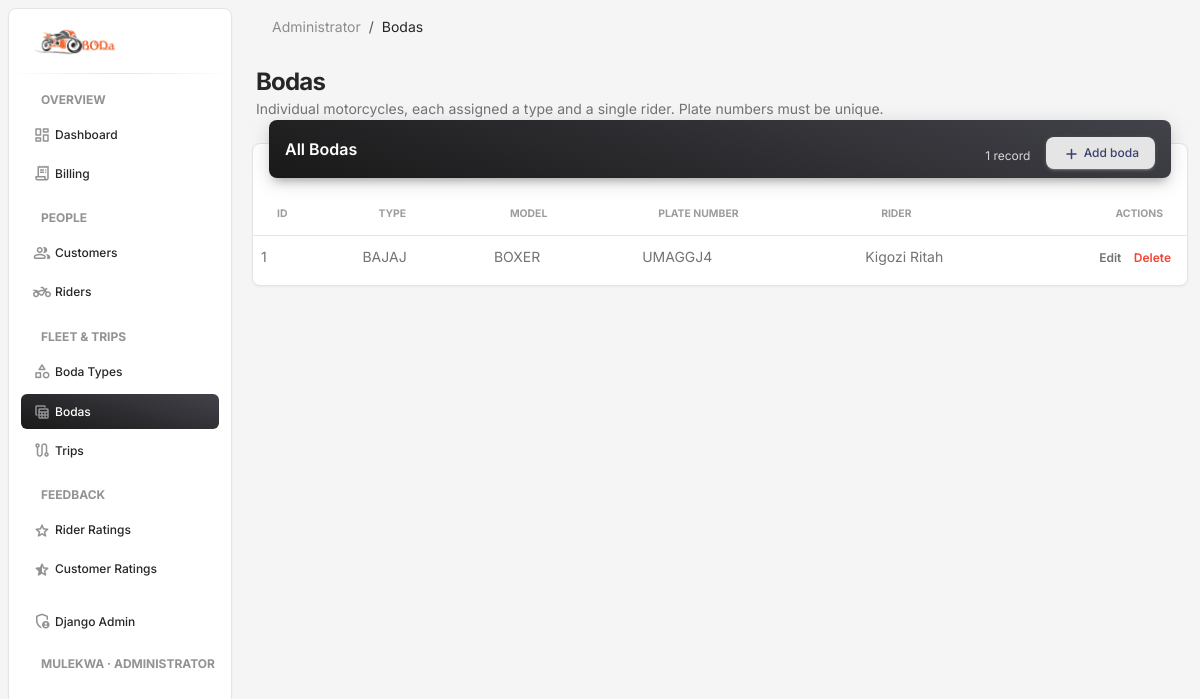
/boda/ (signed in), run on the app's committed database.
### bodaapp/models.py (models this page shows)
class Boda(models.Model):
    boda_id = models.AutoField(primary_key=True)
    boda_type = models.ForeignKey(BodaType, on_delete=models.PROTECT, db_column="boda_type_id")
    model = models.CharField(max_length=50)
    plate_number = models.CharField(max_length=20, unique=True)
    rider = models.ForeignKey(Rider, on_delete=models.PROTECT, db_column="rider_id")
    def __str__(self):
        return f"{self.plate_number} — {self.model}"

class BodaType(models.Model):
    boda_type_id = models.AutoField(primary_key=True)
    type_name = models.CharField(max_length=50, unique=True)
    def __str__(self):
        return self.type_name

class Rider(models.Model):
    rider_id = models.AutoField(primary_key=True)
    first_name = models.CharField(max_length=50)
    last_name = models.CharField(max_length=50)
    contact = models.CharField(max_length=15, unique=True)
    license = models.CharField(max_length=30, unique=True)
    experience_years = models.IntegerField()
    age = models.IntegerField()
    gender = models.CharField(max_length=6)
    home_location = models.CharField(max_length=100)
    def __str__(self):
        return f"{self.first_name} {self.last_name}"

### bodaapp/views.py (the view)
# urls.py: path('boda/', views.boda_view, name='boda'),
@role_required("admin")
def boda_view(request, pk=None):
    editing = get_object_or_404(Boda, pk=pk) if pk else None
    form, done = process_form(request, BodaForm, editing, "boda", "boda")
    if done:
        return done
    return render(request, "staff/boda.html", {
        "form": form, "editing": editing,
        "bodas": Boda.objects.select_related("boda_type", "rider").order_by("-pk"),
    })

### bodaapp/access.py (called while the page is built, shortened)
def get_role(user):
    if not user.is_authenticated:
        return None
    if user.is_staff or user.is_superuser:
        return "admin"

def role_required(*roles):
    def decorator(view):
        @wraps(view)
        def wrapper(request, *args, **kwargs):
            if not request.user.is_authenticated:
                return redirect_to_login(request.get_full_path())
            if get_role(request.user) not in roles:
                messages.error(request, "You don't have access to that page.")
                return redirect("index")
            return view(request, *args, **kwargs)
        return wrapper
    return decorator

### bodaapp/context_processors.py (called while the page is built)
def navigation(request):
    user = getattr(request, "user", None)
    role = get_role(user) if user is not None else None
    match = getattr(request, "resolver_match", None)
    name = match.url_name if match and match.url_name else ""
    if name.endswith("_edit"):
        name = name[: -len("_edit")]
    return {"role": role, "role_label": ROLE_LABELS.get(role, ""), "active": name}

### bodaapp/views.py (called while the page is built, shortened)
def process_form(request, form_class, instance, url_name, noun):
    if request.method != "POST":
        return form_class(instance=instance), None

### templates/staff/boda.html (shortened to what this page needs)
{% extends 'base.html' %}
{% block content %}
{% include 'partials/page_header.html' with title="Bodas" lede="Individual motorcycles, each assigned a type and a single rider. Plate numbers must be unique." %}
<div class="container-fluid py-3">
  <div class="row">
    <div class="col-12 mb-4">
      <div class="card">
        <div class="card-header p-0 position-relative mt-n4 mx-3 z-index-2">
          <div class="bg-gradient-dark shadow-dark border-radius-lg pt-3 pb-2 d-flex justify-content-between pe-3">
            <h6 class="text-white text-capitalize ps-3">All bodas</h6>
            <div class="d-flex align-items-center gap-3"><span class="text-white text-xs opacity-8 mt-1">{{ bodas|length }} record{{ bodas|length|pluralize }}</span><button type="button" class="btn btn-sm btn-light mb-0" data-bs-toggle="modal" data-bs-target="#recordModal"><i class="material-symbols-rounded align-middle" style="font-size:18px">add</i> Add boda</button></div>
          </div>
        </div>
        <div class="card-body px-0 pb-2">
          <div class="table-responsive p-0">
            <table class="table align-items-center mb-0">
              <thead>
                <tr>
                  <th class="text-uppercase text-secondary text-xxs font-weight-bolder opacity-7">ID</th>
                  <th class="text-uppercase text-secondary text-xxs font-weight-bolder opacity-7">Type</th>
                  <th class="text-uppercase text-secondary text-xxs font-weight-bolder opacity-7">Model</th>
                  <th class="text-uppercase text-secondary text-xxs font-weight-bolder opacity-7">Plate number</th>
                  <th class="text-uppercase text-secondary text-xxs font-weight-bolder opacity-7">Rider</th>
                  <th class="text-uppercase text-secondary text-xxs font-weight-bolder opacity-7 text-end pe-4">Actions</th>
                </tr>
              </thead>
              <tbody>
                {% for b in bodas %}
                <tr{% if editing and editing.pk == b.pk %} class="table-active"{% endif %}>
                  <td class="text-sm">{{ b.pk }}</td>
                  <td class="text-sm">{{ b.boda_type.type_name }}</td>
                  <td class="text-sm">{{ b.model }}</td>
                  <td class="text-sm">{{ b.plate_number }}</td>
                  <td class="text-sm">{{ b.rider }}</td>
                  {% include 'partials/row_actions.html' with edit_url="boda_edit" delete_url="boda_delete" pk=b.pk label=b noun="boda" %}
                </tr>
                {% empty %}
                <tr><td colspan="6" class="text-center text-secondary py-4 text-sm">No bodas yet — click “Add boda” to create the first one.</td></tr>
                {% endfor %}
              </tbody>
            </table>
          </div>
        </div>
      </div>
    </div>
  </div>
</div>
{% endblock %}

### templates/partials/nav_account.html (shortened to what this page needs)
<li class="nav-item mt-3">
  <h6 class="ps-4 ms-2 text-uppercase text-xs text-dark font-weight-bolder opacity-5">{{ user.get_username }}{% if role_label %} · {{ role_label }}{% endif %}</h6>
</li>

### templates/partials/row_actions.html (shortened to what this page needs)
<td class="text-end pe-3 text-nowrap">
  <a href="{% url edit_url pk %}" class="text-secondary font-weight-bold text-xs me-2">Edit</a>
  <form method="post" action="{% url delete_url pk %}" class="d-inline"
        onsubmit="return confirm('Delete {{ noun|escapejs }} “{{ label|escapejs }}”? This cannot be undone.');">
    <button type="submit" class="btn btn-link text-danger font-weight-bold text-xs p-0 mb-0">Delete</button>
  </form>
</td>

### data on the page
Boda: pk "1", boda_type.type_name "BAJAJ", model "BOXER", plate_number "UMAGGJ4", rider "Kigozi Ritah"

### other printed values
{{ label }} "Dashboard Billing Customers Riders Boda Types Bodas Trips Rider Ratings Customer Ratings"
{{ user.get_username }} "MULEKWA"
{{ role_label }} "ADMINISTRATOR"
{{ role_label|default:"Home" }} "Administrator"
{{ title }} "Bodas"
{{ lede }} "Individual motorcycles, each assigned a type and a single rider. Plate numbers must be unique."
{{ bodas|length }} "1"
